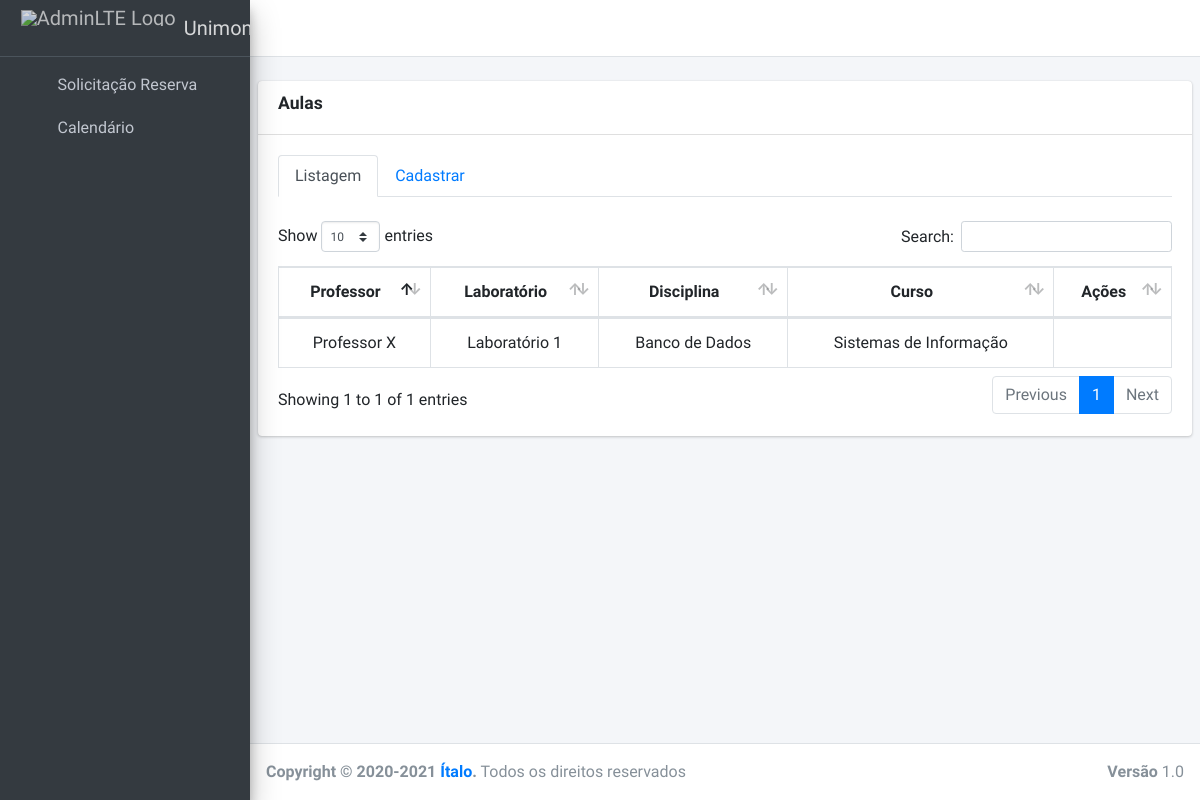
The page /panel/aula/cadastrar on the database its author committed.
### core/models.py (models this page shows, shortened)
class Aula(models.Model):
    DIA_CHOICES = [
        ('1', 'Segunda'),
        ('2', 'Terça'),
        ('3', 'Quarta'),
        ('4', 'Quinta'),
        ('5', 'Sexta'),
        ('6', 'Sabado'),
        ('7', 'Domingo'),
    ]
    dia = models.CharField(choices=DIA_CHOICES, max_length=1)
    start_time = models.TimeField()
    end_time = models.TimeField()
    start_day = models.DateField()
    end_day = models.DateField()
    laboratorio_id = models.ForeignKey(Laboratorio, on_delete=models.SET_NULL, null=True)
    curso_id = models.ForeignKey(Curso, on_delete=models.SET_NULL, null=True)
    disciplina_id = models.ForeignKey(Disciplina, on_delete=models.SET_NULL, null=True)
    professor_id = models.ForeignKey(Professor, on_delete=models.SET_NULL, null=True)

class Professor(models.Model):
    masp = models.IntegerField(primary_key=True)
    name = models.CharField(max_length=150)
    email = models.EmailField(unique=True)
    contato = models.CharField(max_length=15, blank=True)
    def __str__(self):
        return self.name

class Laboratorio(models.Model):
    name = models.CharField(max_length=45)
    qnt_computador = models.IntegerField(blank=True)
    def __str__(self):
        return self.name

class Disciplina(models.Model):
    name = models.CharField(max_length=70)
    def __str__(self):
        return self.name

class Curso(models.Model):
    name = models.CharField(max_length=45)
    def __str__(self):
        return self.name

### core/views.py (the view, shortened to what this page needs)
# urls.py: path('panel/aula/cadastrar', CreateAulaView.as_view(), name='aula-create'),
class CreateAulaView(CreateView):
    form_class = AulaForm
    template_name = 'panel/aula/create.html'
    success_url = reverse_lazy('aula-create')
    def get_context_data(self, **kwargs):
        context = super(CreateAulaView, self).get_context_data(**kwargs)
        context['aulas'] = Aula.objects.order_by('?').all()
        return context

### core/forms.py
class AulaForm(forms.ModelForm):
    class Meta:
        model = Aula
        fields = '__all__'

### core/templates/panel/aula/create.html (shortened to what this page needs)
{% extends 'layouts/base.html' %}
{% load static %}
{% block head %}
<link rel="stylesheet" href="{% static 'plugins/datatables-bs4/css/dataTables.bootstrap4.min.css' %}">
<link rel="stylesheet" href="{% static 'plugins/datatables-responsive/css/responsive.bootstrap4.min.css' %}">
{% endblock %}
{% block layouts %}
    {% include 'layouts/navbar.html' %}
    {% include 'layouts/sidebar.html' %}
{% endblock %}
{% block content %}
{% load widget_tweaks %}
 <div class="content-wrapper">
    <br>
    <section class="content">
      <div class="card">
        <div class="card-header">
          <h3 class="card-title"><label>Aulas</label></h3>
        </div>
        <div class="card-body">
          <ul class="nav nav-tabs" id="custom-content-below-tab" role="tablist">
            <li class="nav-item">
              <a class="nav-link active" id="custom-content-below-home-tab" data-toggle="pill" href="#custom-content-below-home" role="tab" aria-controls="custom-content-below-home" aria-selected="true">Listagem</a>
            </li>
            <li class="nav-item">
              <a class="nav-link" id="custom-content-below-profile-tab" data-toggle="pill" href="#custom-content-below-profile" role="tab" aria-controls="custom-content-below-profile" aria-selected="false">Cadastrar</a>
            </li>
          </ul>
          <div class="tab-content" id="custom-content-below-tabContent">
            <div class="tab-pane fade show active" id="custom-content-below-home" role="tabpanel" aria-labelledby="custom-content-below-home-tab">
              <br>
              <table id="table-lab" class="table table-bordered table-hover dataTable">
                <thead>
                    <tr>
                        <th class="text-center">Professor</th>
                        <th class="text-center">Laboratório</th>
                        <th class="text-center">Disciplina</th>
                        <th class="text-center">Curso</th>
                        <th class="text-center">Ações</th>
                    </tr>
                </thead>
                <tbody>
                    {% for a in aulas %}
                        <tr>
                            <td>{{ a.professor_id }}</td>
                            <td>{{ a.laboratorio_id }}</td>
                            <td>{{ a.disciplina_id }}</td>
                            <td>{{ a.curso_id }}</td>
                            <td>
                                <a href="{% url 'aula-detail' a.pk %}" title="Informações"><i class="far fa-eye"></i></a>
                            </td>
                        </tr>
                    {% endfor %}
                </tbody>
              </table>
           </div>
          </div>
        </div>
      </div>
    </section>
  </div>
{% endblock %}
{% block footer %}
    {% include 'layouts/footer.html' %}
{% endblock %}

### core/static/custom/custom.css (style rules this page uses)
td { text-align:center; vertical-align:middle; }

### rows shown on the page
Aula: professor_id "Professor X", laboratorio_id "Laboratório 1", disciplina_id "Banco de Dados", curso_id "Sistemas de Informação"
